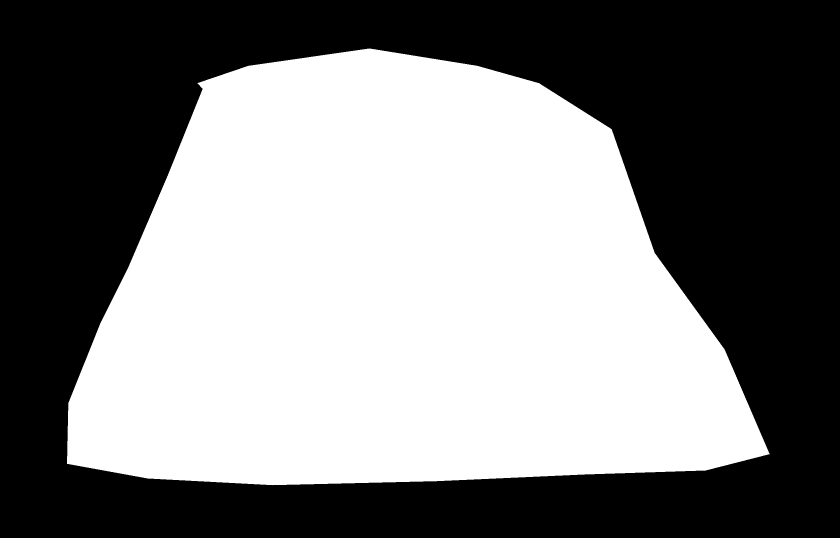
#> input picture .img2threejs/ref-4842-mask.png, 2520 x 1612 px (shown at 1/3 size)
$ python fit_camera.py
#> lines starting #> are read from the running program, lines starting #| are printed output that depends on the picture; after the words box and inside, x2 and y2 are one past the last pixel; in counts of white or black regions, pixels touching at a corner belong together
"""Fit the review camera to the IMG_4842 silhouette (coordinate search on IoU).
Camera = position (x,y,z) + look-at (tx, ty, 0), fixed fov. Model is untouched."""
import io, json, pathlib, sys
from PIL import Image, ImageChops
from playwright.sync_api import sync_playwright
W = pathlib.Path(__file__).resolve().parents[1]
refm = Image.open(W / 'ref-4842-mask.png').convert('L')
#> refm is the input picture: PIL image 2520x1612 L; 49.9% white; 1 white region, box (x1, y1, x2, y2) and area: (201, 145, 2309, 1456) 2025290
def crop(m, size=(450, 290), margin=0.06):
#> called with size = (450, 290), margin = 0.06
    x0, y0, x1, y1 = m.getbbox(); w, h = x1 - x0, y1 - y0
#> after `x0, y0, x1, y1 = m.getbbox()`: x0 = 201; y0 = 145; x1 = 2309; y1 = 1456
#> after `w, h = (x1 - x0, y1 - y0)`: w = 2108; h = 1311
    return m.crop((x0 - w*margin, y0 - h*margin, x1 + w*margin, y1 + h*margin)).resize(size)
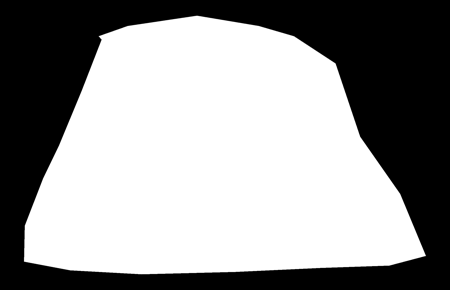
#> returned value: PIL image 450x290 L; min 0, max 255, mean 149
A = [v > 127 for v in crop(refm).getdata()]
#> A = 130500 items
url = (W / 'review/index.html').as_uri()
def iou(pg, c):
    pg.goto(f"{url}?view=ref&light=dusk&w=900&h=640&pos={c[0]},{c[1]},{c[2]}&tgt={c[3]},{c[4]},0&fov={c[5]}")
    pg.wait_for_function('window.__ready === true')
    im = Image.open(io.BytesIO(pg.locator('canvas').screenshot())).convert('RGB')
    m = ImageChops.difference(im, Image.new('RGB', im.size, (128,)*3)).convert('L').point(lambda v: 255 if v > 6 else 0)
    bb = m.getbbox()
    if not bb or bb[0] <= 1 or bb[1] <= 1 or bb[2] >= im.width-1 or bb[3] >= im.height-1: return 0.0
    B = [v > 127 for v in crop(m).getdata()]
    return sum(a and b for a, b in zip(A, B)) / sum(a or b for a, b in zip(A, B))
c = [-0.45, 2.0, 3.3, -0.1, 0.33, 30.0]
steps = [0.3, 0.3, 0.4, 0.2, 0.1, 6.0]
#> (the run stopped early here; a loop or call above may not have finished)
